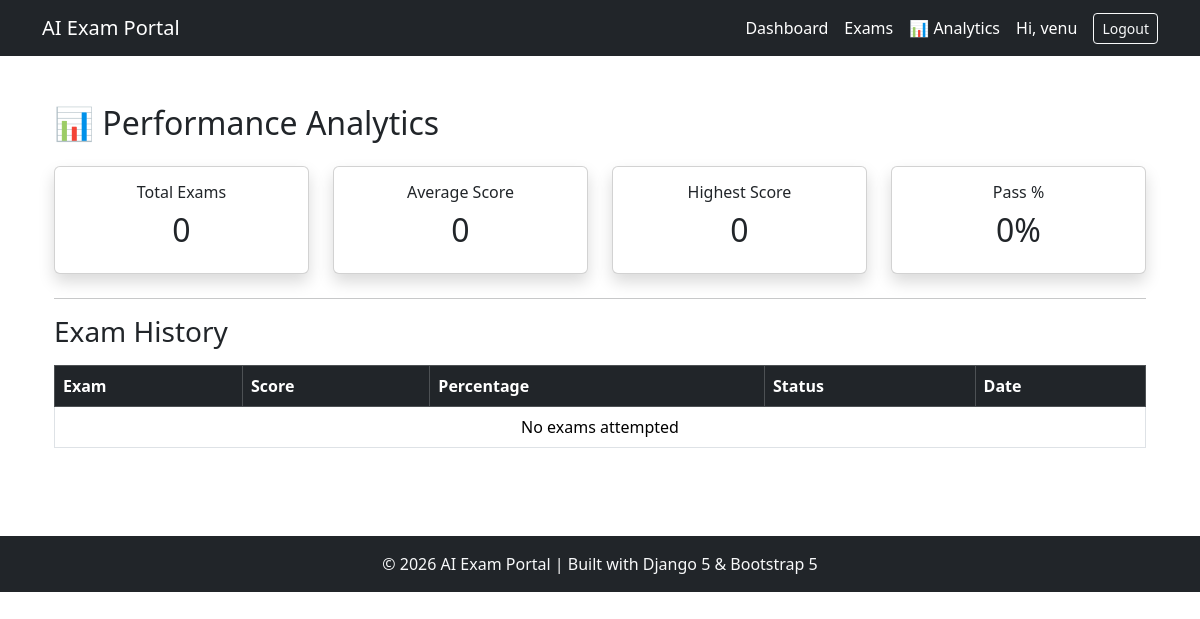
Page /exams/analytics/ (signed in) on the earlier database version.
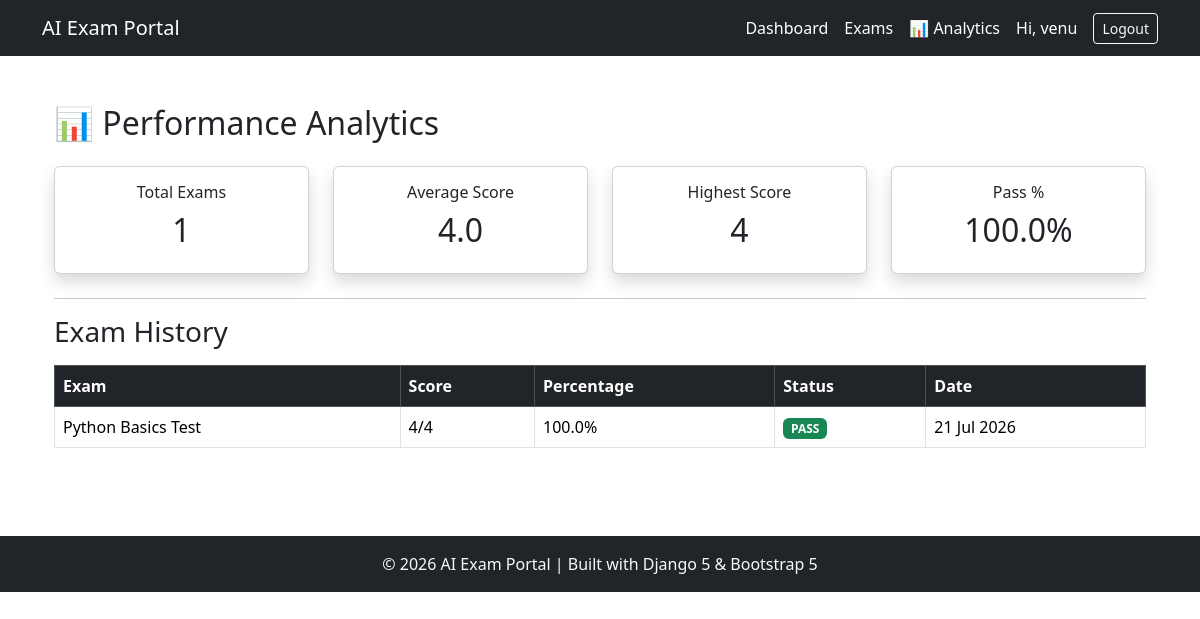
Same page on the later database version.
### exams/models.py (models this page shows, shortened)
class ExamAttempt(models.Model):
    student = models.ForeignKey(
        User,
        on_delete=models.CASCADE,
        related_name="exam_attempts"
    )
    exam = models.ForeignKey(
        Exam,
        on_delete=models.CASCADE,
        related_name="attempts"
    )
    started_at = models.DateTimeField(
        auto_now_add=True
    )
    submitted_at = models.DateTimeField(
        null=True,
        blank=True
    )
    score = models.PositiveIntegerField(
        default=0
    )
    total_marks = models.PositiveIntegerField(
        default=0
    )
    is_submitted = models.BooleanField(
        default=False
    )
    class Meta:
        ordering = ['-started_at']
        constraints = [
            models.UniqueConstraint(
                fields=[
                    'student',
                    'exam'
                ],
                condition=Q(
                    is_submitted=True
                ),
                name="unique_submitted_attempt"
            )
        ]
    @property
    def percentage(self):
        if self.total_marks == 0:
            return 0
        return round(
            (self.score / self.total_marks) * 100,
            2
        )
    @property
    def is_passed(self):
        return self.percentage >= 40

class Exam(models.Model):
    DIFFICULTY_CHOICES = [
        ('Easy', 'Easy'),
        ('Medium', 'Medium'),
        ('Hard', 'Hard'),
    ]
    title = models.CharField(max_length=200)
    subject = models.CharField(max_length=100)
    description = models.TextField(blank=True)
    duration_minutes = models.PositiveIntegerField(default=30)
    difficulty = models.CharField(
        max_length=10,
        choices=DIFFICULTY_CHOICES
    )
    created_by = models.ForeignKey(
        User,
        on_delete=models.CASCADE
    )
    created_at = models.DateTimeField(
        auto_now_add=True
    )
    class Meta:
        ordering = ['-created_at']

### exams/views.py (the view)
class PerformanceAnalyticsView(
    LoginRequiredMixin,
    TemplateView
):
    template_name="exams/analytics.html"
    def get_context_data(self,**kwargs):
        context = super().get_context_data(**kwargs)
        attempts = ExamAttempt.objects.filter(
            student=self.request.user,
            is_submitted=True
        )
        total = attempts.count()
        average = (
            attempts.aggregate(
                Avg("score")
            )["score__avg"]
            or 0
        )
        highest = (
            attempts.aggregate(
                Max("score")
            )["score__max"]
            or 0
        )
        passed = sum(
            1 for a in attempts
            if a.is_passed
        )
        pass_percentage = (
            passed/total*100
            if total else 0
        )
        context.update({
            "total_exams":
            total,
            "average_score":
            round(average,2),
            "highest_score":
            highest,
            "pass_percentage":
            round(pass_percentage,2),
            "attempts":
            attempts
        })
        return context

### templates/exams/analytics.html
{% extends "base.html" %}
{% block content %}
<div class="container mt-4">
<h2 class="mb-4">
📊 Performance Analytics
</h2>
<div class="row">
<div class="col-md-3">
<div class="card shadow p-3 text-center">
<h6>Total Exams</h6>
<h2>
{{ total_exams }}
</h2>
</div>
</div>
<div class="col-md-3">
<div class="card shadow p-3 text-center">
<h6>Average Score</h6>
<h2>
{{ average_score }}
</h2>
</div>
</div>
<div class="col-md-3">
<div class="card shadow p-3 text-center">
<h6>Highest Score</h6>
<h2>
{{ highest_score }}
</h2>
</div>
</div>
<div class="col-md-3">
<div class="card shadow p-3 text-center">
<h6>Pass %</h6>
<h2>
{{ pass_percentage }}%
</h2>
</div>
</div>
</div>
<hr class="mt-4">
<h3>
Exam History
</h3>
<table class="table table-bordered mt-3">
<thead class="table-dark">
<tr>
<th>
Exam
</th>
<th>
Score
</th>
<th>
Percentage
</th>
<th>
Status
</th>
<th>
Date
</th>
</tr>
</thead>
<tbody>
{% for attempt in attempts %}
<tr>
<td>
{{ attempt.exam.title }}
</td>
<td>
{{ attempt.score }}/{{ attempt.total_marks }}
</td>
<td>
{{ attempt.percentage }}%
</td>
<td>
{% if attempt.is_passed %}
<span class="badge bg-success">
PASS
</span>
{% else %}
<span class="badge bg-danger">
FAIL
</span>
{% endif %}
</td>
<td>
{{ attempt.submitted_at|date:"d M Y" }}
</td>
</tr>
{% empty %}
<tr>
<td colspan="5" class="text-center">
No exams attempted
</td>
</tr>
{% endfor %}
</tbody>
</table>
</div>
{% endblock %}

### templates/base.html (shortened to what this page needs)
<!DOCTYPE html>
<html lang="en">
<head>
    <link href="https://cdn.jsdelivr.net/npm/bootstrap@5.3.3/dist/css/bootstrap.min.css" rel="stylesheet">
    <link rel="stylesheet"
          href="https://cdn.jsdelivr.net/npm/bootstrap-icons@1.11.3/font/bootstrap-icons.min.css">
</head>
<body>
<nav class="navbar navbar-expand-lg navbar-dark bg-dark">
    <div class="container">
        <a class="navbar-brand" href="/">AI Exam Portal</a>
        <div class="ms-auto d-flex align-items-center gap-3">
            <a href="{% url 'dashboard' %}" class="text-white text-decoration-none">Dashboard</a>
            <a href="{% url 'exam_list' %}" class="text-white text-decoration-none">Exams</a>
            <a href="{% url 'performance_analytics' %}" class="text-white text-decoration-none">📊 Analytics</a>
            {% if user.is_authenticated %}
                <span class="text-white">Hi, {{ user.username }}</span>
                <form method="post" action="{% url 'logout' %}" class="d-inline">
                    <button type="submit" class="btn btn-outline-light btn-sm">
                        Logout
                    </button>
                </form>
            {% else %}
                <a href="{% url 'login' %}" class="btn btn-outline-light btn-sm">Login</a>
                <a href="{% url 'register' %}" class="btn btn-light btn-sm">Register</a>
            {% endif %}
        </div>
    </div>
</nav>
<div class="container py-4">
    {% block content %}{% endblock %}
</div>
<footer class="bg-dark text-light text-center py-3 mt-5">
    <p class="mb-0">
        © 2026 AI Exam Portal | Built with Django 5 & Bootstrap 5
    </p>
</footer>
</body>
</html>

Differences in the rows shown:
added ExamAttempt: exam "Python Basics Test", score "4", total_marks "4", percentage "100.0", shows "PASS", submitted_at "21 Jul 2026"
Other differences:
{{ total_exams }}: "0" → "1"
{{ average_score }}: "0" → "4.0"
{{ highest_score }}: "0" → "4"
{{ pass_percentage }}: "0" → "100.0"
text no longer shown: "No exams attempted"
